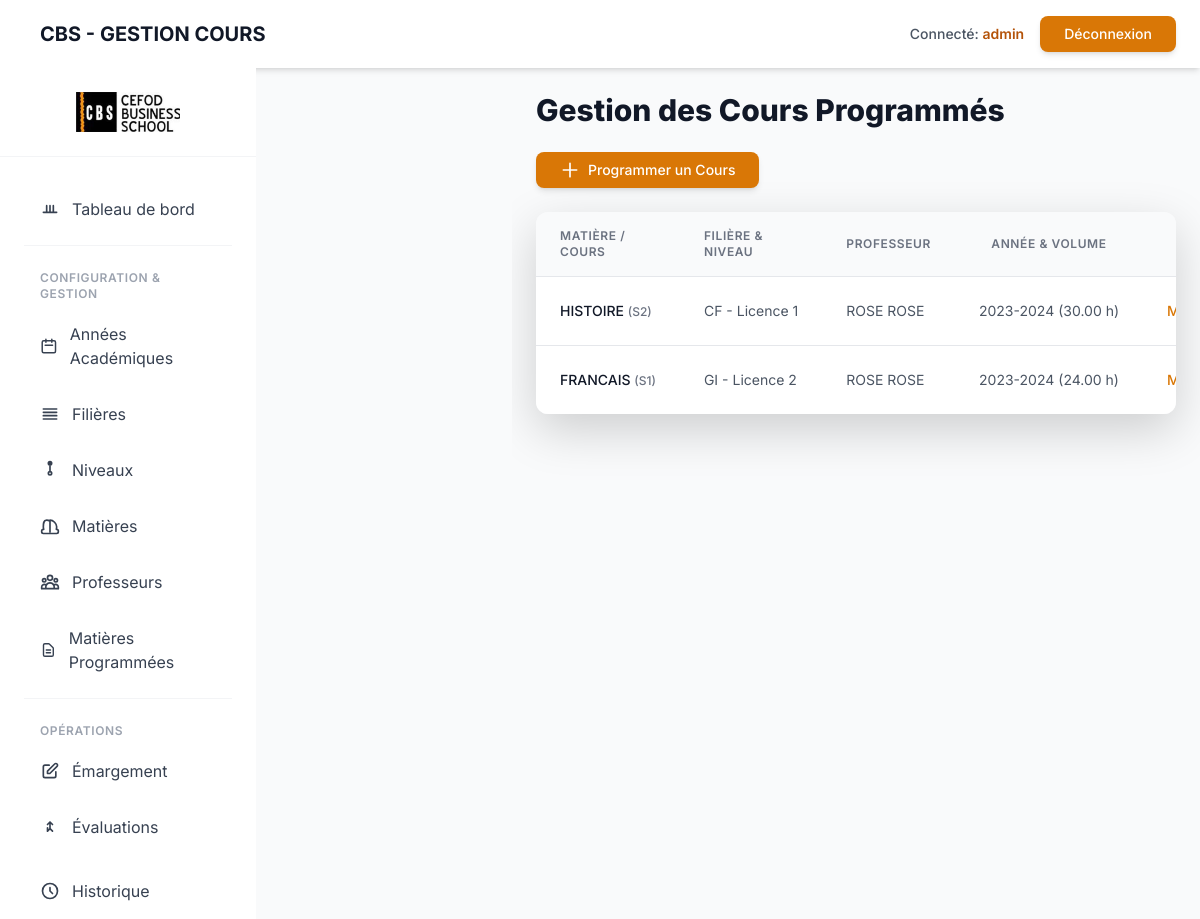
The app's page /ap/cours/ (signed in) with its own data.
### gestion_cours/models.py (models this page shows, shortened)
class MatiereProgrammee(models.Model):
    SEMESTRE_CHOICES = [
        ('S1', 'Semestre 1'),
        ('S2', 'Semestre 2'),
    ]
    matiere = models.ForeignKey(Matiere, on_delete=models.CASCADE)
    filiere = models.ForeignKey(Filiere, on_delete=models.CASCADE)
    niveau = models.ForeignKey(Niveau, on_delete=models.CASCADE)
    professeur = models.ForeignKey(Professeur, on_delete=models.CASCADE)
    annee_academique = models.ForeignKey(AnneeAcademique, on_delete=models.CASCADE)
    semestre = models.CharField(
        max_length=2,
        choices=SEMESTRE_CHOICES,
        default='S1'
    )
    nbr_heure = models.DecimalField(max_digits=5, decimal_places=2, verbose_name="Volume horaire prévu")
    date_debut_estimee = models.DateField(null=True, blank=True)
    date_fin_estimee = models.DateField(null=True, blank=True)
    class Meta:
        verbose_name_plural = "Matières Programmées"
        unique_together = ('matiere', 'filiere', 'niveau', 'annee_academique', 'semestre')

class Matiere(models.Model):
    code = models.CharField(max_length=10, unique=True)
    libelle = models.CharField(max_length=100)
    class Meta:
        verbose_name_plural = "Matières"

class Filiere(models.Model):
    code = models.CharField(max_length=10, unique=True)
    libelle = models.CharField(max_length=100)
    class Meta:
        verbose_name_plural = "Filières"

class Niveau(models.Model):
    LIBELLE_CHOICES = [
        ('Licence', 'Licence'),
        ('Master', 'Master'),
    ]
    libelle = models.CharField(max_length=10, choices=LIBELLE_CHOICES)
    niv = models.IntegerField() # 1, 2 ou 3
    filiere = models.ForeignKey(Filiere, on_delete=models.CASCADE)
    class Meta:
        verbose_name_plural = "Niveaux"
        unique_together = ('libelle', 'filiere', 'niv')

class Professeur(models.Model):
    nom = models.CharField(max_length=100)
    prenoms = models.CharField(max_length=150)
    contact = models.CharField(max_length=50, unique=True)
    email = models.EmailField(unique=True)
    grade = models.CharField(
        max_length=100,
        null=True,
        blank=True,
        verbose_name="Grade universitaire"
    )
    domaine = models.CharField(
        max_length=100,
        null=True,
        blank=True,
        verbose_name="Domaine d'expertise"
    )
    cv = models.FileField(
        upload_to='professeurs/cvs/',
        null=True,
        blank=True,
        verbose_name="CV (Fichier)"
    )
    dernier_diplome = models.FileField(
        upload_to='professeurs/diplomes/',
        null=True,
        blank=True,
        verbose_name="Dernier Diplôme (Fichier)"
    )
    class Meta:
        verbose_name = "Professeur"
        verbose_name_plural = "Professeurs"
        ordering = ['nom']

class AnneeAcademique(models.Model):
    annee_accademique = models.CharField(max_length=10, unique=True)
    active = models.BooleanField(default=False)
    class Meta:
        verbose_name_plural = "Années Académiques"

### gestion_cours/views.py (the view)
# urls.py: path('ap/cours/', views.MatiereProgrammeeListView.as_view(), name='matiereprogrammee_list'),
class MatiereProgrammeeListView(BaseAPView, ListView):
    model = MatiereProgrammee
    template_name = 'gestion_cours/matiereprogrammee_list.html'
    context_object_name = 'object_list'
    def get_queryset(self):
        return MatiereProgrammee.objects.select_related(
            'matiere', 'filiere', 'niveau', 'professeur', 'annee_academique'
        ).order_by('-annee_academique__active', 'filiere__libelle', 'niveau__niv')

### gestion_cours/mixins.py (called while the page is built)
    def dispatch(self, request, *args, **kwargs):
        is_assistant_peda = request.user.groups.filter(name='Assistant').exists()
        if not request.user.is_authenticated:
            return self.handle_no_permission()
        if not (request.user.is_superuser or is_assistant_peda):
            return redirect('gestion_cours:home')
        return super().dispatch(request, *args, **kwargs)

### gestion_cours/templates/gestion_cours/matiereprogrammee_list.html (shortened to what this page needs)
{% extends "base.html" %}
{% load static %}
{% block content %}
<h1 class="text-3xl font-extrabold text-gray-900 mb-6">Gestion des Cours Programmés</h1>
<div class="mb-4 flex justify-between items-center">
    <a href="{% url 'gestion_cours:matiereprogrammee_create' %}" class="flex items-center text-sm font-medium text-white bg-amber-600 hover:bg-amber-700 py-2 px-4 rounded-lg transition duration-150 shadow-md">
        <svg class="w-5 h-5 mr-2" fill="none" stroke="currentColor" viewBox="0 0 24 24" xmlns="http://www.w3.org/2000/svg"><path stroke-linecap="round" stroke-linejoin="round" stroke-width="2" d="M12 4v16m8-8H4"></path></svg>
        Programmer un Cours
    </a>
</div>
<div class="bg-white rounded-xl shadow-lg overflow-x-auto">
    {% if object_list %}
    <table class="min-w-full divide-y divide-gray-200">
        <thead class="bg-gray-50">
            <tr>
                <th class="px-6 py-3 text-left text-xs font-semibold text-gray-500 uppercase tracking-wider">Matière / Cours</th>
                <th class="px-6 py-3 text-left text-xs font-semibold text-gray-500 uppercase tracking-wider">Filière & Niveau</th>
                <th class="px-6 py-3 text-left text-xs font-semibold text-gray-500 uppercase tracking-wider">Professeur</th>
                <th class="px-6 py-3 text-center text-xs font-semibold text-gray-500 uppercase tracking-wider">Année & Volume</th>
                <th class="px-6 py-3 text-center text-xs font-semibold text-gray-500 uppercase tracking-wider">Actions</th>
            </tr>
        </thead>
            <tbody class="bg-white divide-y divide-gray-200">
                {% for cours in object_list %}
                <tr class="hover:bg-amber-50 transition duration-100">
                    <td class="px-6 py-4 whitespace-nowrap text-sm font-medium text-gray-900">
                        {{ cours.matiere.libelle }} <span class="text-gray-500 text-xs">({{ cours.semestre }})</span>
                    </td>
                    <td class="px-6 py-4 whitespace-nowrap text-sm text-gray-600">
                        {{ cours.filiere.code }} - {{ cours.niveau.libelle }} {{ cours.niveau.niv }}
                    </td>
                    <td class="px-6 py-4 whitespace-nowrap text-sm text-gray-600">
                        {{ cours.professeur.nom }} {{ cours.professeur.prenoms }}
                    </td>
                    <td class="px-6 py-4 whitespace-nowrap text-center text-sm text-gray-600">
                        {{ cours.annee_academique.annee_accademique }} ({{ cours.nbr_heure }} h)
                    </td>
                    <td class="px-6 py-4 whitespace-nowrap text-center text-sm font-medium space-x-3">
                        <a href="{% url 'gestion_cours:matiereprogrammee_update' cours.pk %}" class="text-amber-600 hover:text-amber-800" title="Modifier">Modifier</a>
                    </td>
                </tr>
                {% endfor %}
            </tbody>
        </table>
        {% endif %}
    </div>
{% endblock content %}

### gestion_cours/templates/base.html (shortened to what this page needs)
{% load static %}
<!DOCTYPE html>
<html lang="fr">
<head>
    <link href="https://cdn.jsdelivr.net/npm/bootstrap@5.3.3/dist/css/bootstrap.min.css" rel="stylesheet">
    <script src="https://cdn.tailwindcss.com"></script>
</head>
<body class="bg-gray-50 min-h-screen flex flex-col">
    <header class="bg-white shadow-md sticky top-0 z-40">
        <div class="max-w-7xl mx-auto px-4 sm:px-6 lg:px-8 py-3 flex justify-between items-center">
            <div class="flex items-center space-x-4">
                 <a href="{% url 'gestion_cours:landing' %}" class="flex items-center hidden md:block">
                    <p class="text-xl font-bold text-gray-900">CBS - GESTION COURS</p>
                 </a>
            </div>
            <div class="flex items-center space-x-4">
                {% if user.is_authenticated %}
                    <span class="text-sm font-medium text-gray-600 hidden sm:inline">
                        Connecté: <span class="text-amber-700 font-semibold">{{ user.username }}</span>
                    </span>
                    <form method="post" action="{% url 'logout' %}" class="inline">
                        <button type="submit" class="text-sm font-medium text-white bg-amber-600 hover:bg-amber-700 py-2 px-4 rounded-lg transition duration-150 shadow-md">
                            Déconnexion
                        </button>
                    </form>
                {% else %}
                    <a href="{% url 'login' %}" class="text-sm font-medium text-white bg-amber-600 hover:bg-amber-700 py-2 px-4 rounded-lg transition duration-150 shadow-md">
                        Connexion
                    </a>
                {% endif %}
            </div>
        </div>
    </header>
    <div class="flex flex-1 overflow-hidden">
        <nav id="sidebar" class="fixed inset-y-0 left-0 w-64 bg-white shadow-xl z-40 md:relative md:shadow-none flex flex-col flex-shrink-0 h-full">
            <div class="px-6 py-4 border-b border-gray-100 mb-4">
                <a href="{% url 'gestion_cours:landing' %}" class="flex items-center justify-center">
                    <img src="{% static 'img/logo.jpg' %}" alt="CEFOD CBS Business School Logo" class="h-10 w-auto">
                </a>
            </div>
            <div class="flex-1 space-y-2 px-4 overflow-y-auto">
                <a href="{% url 'gestion_cours:home' %}" class="flex items-center p-3 rounded-lg text-gray-700 hover:bg-cbs-light hover:text-cbs-primary transition duration-150 ease-in-out">
                    <svg class="w-5 h-5 mr-3" fill="none" stroke="currentColor" viewBox="0 0 24 24" xmlns="http://www.w3.org/2000/svg"><path stroke-linecap="round" stroke-linejoin="round" stroke-width="2" d="M16 8v8m-4-8v8m-4-8v8M4 16h16"></path></svg>
                    Tableau de bord
                </a>
                <div class="pt-4 border-t border-gray-100">
                    <p class="px-3 text-xs font-semibold text-gray-400 uppercase tracking-wider mb-1">Configuration & Gestion</p>
                    <a href="{% url 'gestion_cours:anneeacademique_list' %}"class="flex items-center p-3 rounded-lg text-gray-700 hover:bg-cbs-light hover:text-cbs-primary transition duration-150 ease-in-out">
                        <svg class="w-5 h-5 mr-3" fill="none" stroke="currentColor" viewBox="0 0 24 24" xmlns="http://www.w3.org/2000/svg"><path stroke-linecap="round" stroke-linejoin="round" stroke-width="2" d="M8 7V3m8 4V3m-9 8h10M5 21h14a2 2 0 002-2V7a2 2 0 00-2-2H5a2 2 0 00-2 2v12a2 2 0 002 2z"></path></svg>
                        Années Académiques
                    </a>
                    <a href="{% url 'gestion_cours:filiere_list' %}" class="flex items-center p-3 rounded-lg text-gray-700 hover:bg-cbs-light hover:text-cbs-primary transition duration-150 ease-in-out">
                        <svg class="w-5 h-5 mr-3" fill="none" stroke="currentColor" viewBox="0 0 24 24" xmlns="http://www.w3.org/2000/svg"><path stroke-linecap="round" stroke-linejoin="round" stroke-width="2" d="M4 6h16M4 10h16M4 14h16M4 18h16"></path></svg>
                        Filières
                    </a>
                    <a href="{% url 'gestion_cours:niveau_list' %}" class="flex items-center p-3 rounded-lg text-gray-700 hover:bg-cbs-light hover:text-cbs-primary transition duration-150 ease-in-out">
                        <svg class="w-5 h-5 mr-3" fill="none" stroke="currentColor" viewBox="0 0 24 24" xmlns="http://www.w3.org/2000/svg"><path stroke-linecap="round" stroke-linejoin="round" stroke-width="2" d="M12 6V4m0 2v8m0-8a2 2 0 100-4 2 2 0 000 4zm0 8a2 2 0 100 4 2 2 0 000-4z"></path></svg>
                        Niveaux
                    </a>
                    <a href="{% url 'gestion_cours:matiere_list' %}" class="flex items-center p-3 rounded-lg text-gray-700 hover:bg-cbs-light hover:text-cbs-primary transition duration-150 ease-in-out">
                        Matières
                    </a>
                    <a href="{% url 'gestion_cours:professeur_list' %}" class="flex items-center p-3 rounded-lg text-gray-700 hover:bg-cbs-light hover:text-cbs-primary transition duration-150 ease-in-out">
                        Professeurs
                    </a>
                    <a href="{% url 'gestion_cours:matiereprogrammee_list' %}" class="flex items-center p-3 rounded-lg text-gray-700 hover:bg-cbs-light hover:text-cbs-primary transition duration-150 ease-in-out">
                        <svg class="w-5 h-5 mr-3" fill="none" stroke="currentColor" viewBox="0 0 24 24" xmlns="http://www.w3.org/2000/svg"><path stroke-linecap="round" stroke-linejoin="round" stroke-width="2" d="M9 12h6m-6 4h6m2 5H7a2 2 0 01-2-2V5a2 2 0 012-2h5.586a1 1 0 01.707.293l5.414 5.414a1 1 0 01.293.707V19a2 2 0 01-2 2z"></path></svg>
                        Matières Programmées
                    </a>
                </div>
                <div class="pt-4 border-t border-gray-100">
                    <p class="px-3 text-xs font-semibold text-gray-400 uppercase tracking-wider mb-1">Opérations</p>
                    <a href="{% url 'gestion_cours:emargement_selection_cours' %}" class="flex items-center p-3 rounded-lg text-gray-700 hover:bg-cbs-light hover:text-cbs-primary transition duration-150 ease-in-out">
                        Émargement
                    </a>
                    <a href="/admin/gestion_cours/evaluation/" class="flex items-center p-3 rounded-lg text-gray-700 hover:bg-cbs-light hover:text-cbs-primary transition duration-150 ease-in-out">
                         <svg class="w-5 h-5 mr-3" fill="none" stroke="currentColor" viewBox="0 0 24 24" xmlns="http://www.w3.org/2000/svg"><path stroke-linecap="round" stroke-linejoin="round" stroke-width="2" d="M9 17v-4m0-4l3-3m0 0l3 3m-3-3v8m0 0l3 3m-3-3l-3 3"></path></svg>
                        Évaluations
                    </a>
                </div>
                <a href="{% url 'gestion_cours:historique' %}" class="flex items-center p-3 rounded-lg text-gray-700 hover:bg-cbs-light hover:text-cbs-primary transition duration-150 ease-in-out">
                    <svg class="w-5 h-5 mr-3" fill="none" stroke="currentColor" viewBox="0 0 24 24" xmlns="http://www.w3.org/2000/svg"><path stroke-linecap="round" stroke-linejoin="round" stroke-width="2" d="M12 8v4l3 3m6-3a9 9 0 11-18 0 9 9 0 0118 0z"></path></svg>
                    Historique
                </a>
            </div>
        </nav>
        <main class="flex-1 p-4 md:p-8 overflow-y-auto md:ml-64">
            <div class="max-w-7xl mx-auto">
                {% block content %}{% endblock content %}
            </div>
        </main>
    </div>
</body>
</html>

### gestion_cours/templates/base.html (style rules this page uses)
body { font-family: 'Inter', sans-serif; }
#sidebar { transition: transform 0.3s ease-in-out; transform: translateX(-100%); }
@media (min-width: 768px) { #sidebar { transform: translateX(0); position: relative; height: auto; } }

### records on screen
MatiereProgrammee: matiere.libelle "HISTOIRE", semestre "S2", filiere.code "CF", niveau.libelle "Licence", niveau.niv "1", professeur.nom "ROSE", professeur.prenoms "ROSE", annee_academique.annee_accademique "2023-2024", nbr_heure "30.00"
MatiereProgrammee: matiere.libelle "FRANCAIS", semestre "S1", filiere.code "GI", niveau.libelle "Licence", niveau.niv "2", professeur.nom "ROSE", professeur.prenoms "ROSE", annee_academique.annee_accademique "2023-2024", nbr_heure "24.00"

### other values on screen
{{ user.username }} "admin"
